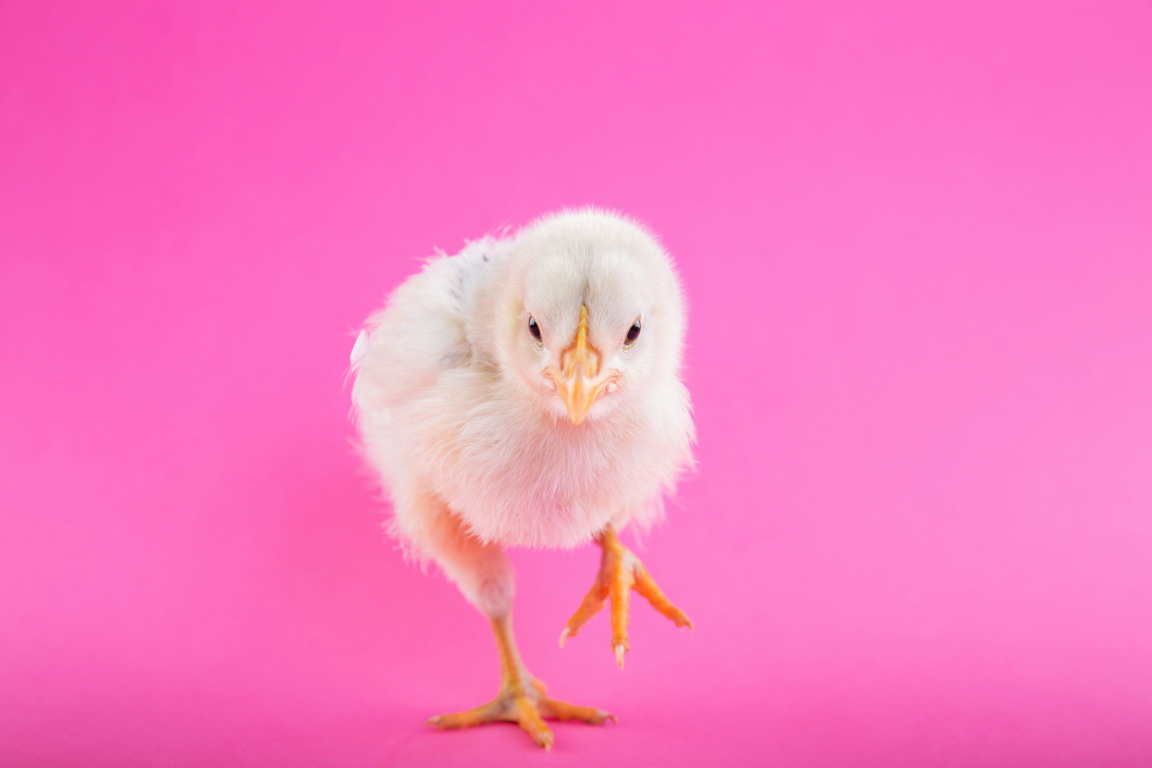
#> input picture Image_Classification/toni-cuenca-unsplash.jpg, 5760 x 3840 px (shown at 1/5 size)
$ python -i basic_filter.py   (imports and definitions only)
#> lines starting #> are read from the running program, lines starting #| are printed output that depends on the picture
from PIL import Image, ImageFilter
import matplotlib.pyplot as plt
import os

def apply_blur_filter(image_path, output_path="blurred_image.png"):
    try:
        img = Image.open(image_path)
        img_blurred = img.filter(ImageFilter.GaussianBlur(radius=2))

        # Save full-resolution image
        img_blurred.save(output_path)

        print(f"Processed image saved as '{output_path}'.")
    except Exception as e:
        print(f"Error processing image: {e}")


def apply_vaporwave_filter(image_path, output_path="vaporwave_image.png"):
#> called with image_path = 'toni-cuenca-unsplash.jpg', output_path = 'vaporwave_image.png'
    try:
        img = Image.open(image_path).convert("RGB")
#> img is the input picture: PIL image 5760x3840 RGB; mean R, G, B 249.4, 122.8, 193.1
        img_resized = img  # keep original resolution

        # --- 1. Strong neon color shift ---
        r, g, b = img_resized.split()

        r = r.point(lambda i: min(255, i + 80))  # boost red
        b = b.point(lambda i: min(255, i + 80))  # boost blue
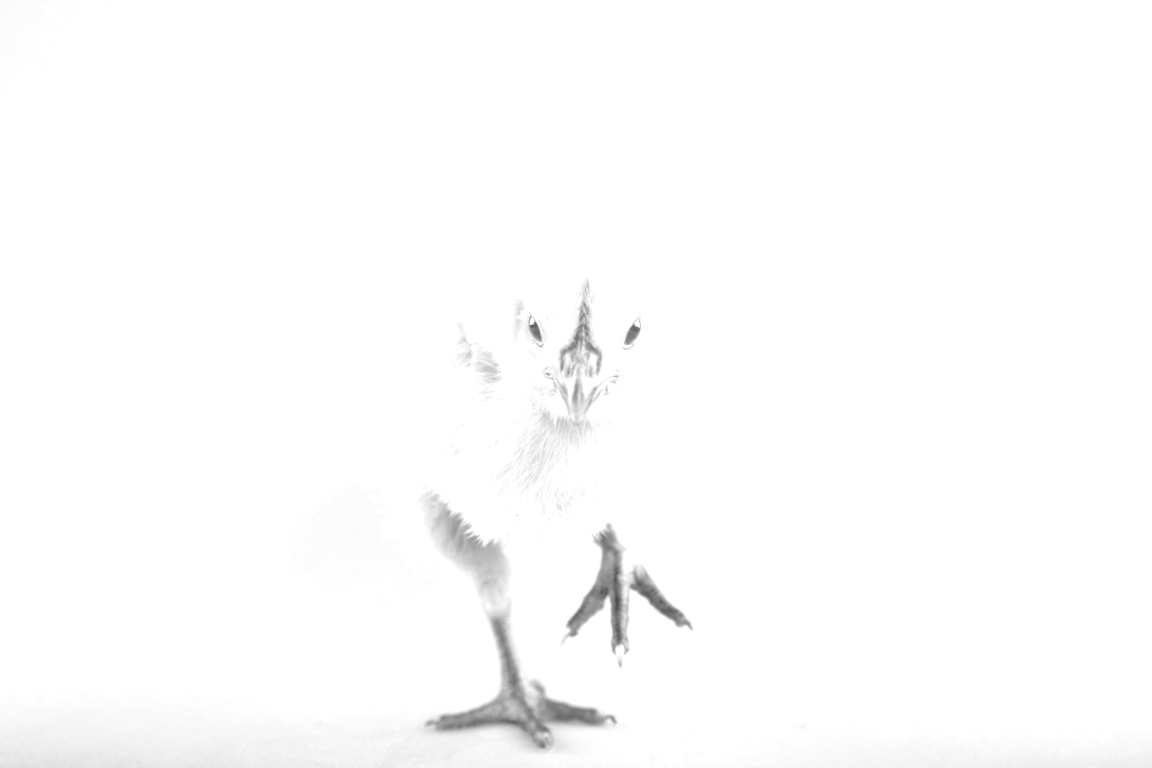
#> b: PIL image 5760x3840 L (shown at 1/5 size); min 80, max 255, mean 252.6
        g = g.point(lambda i: max(0, i - 40))    # reduce green
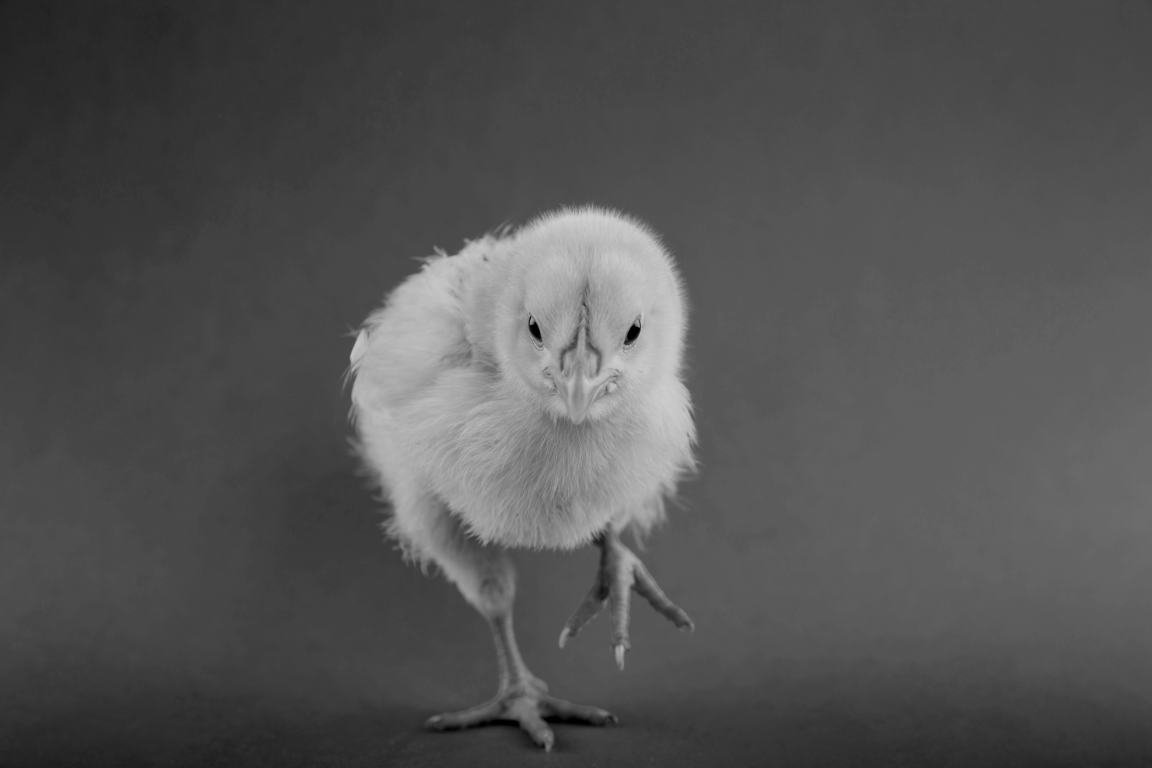
#> g: PIL image 5760x3840 L (shown at 1/5 size); min 0, max 209, mean 82.8

        neon_shift = Image.merge("RGB", (r, g, b))
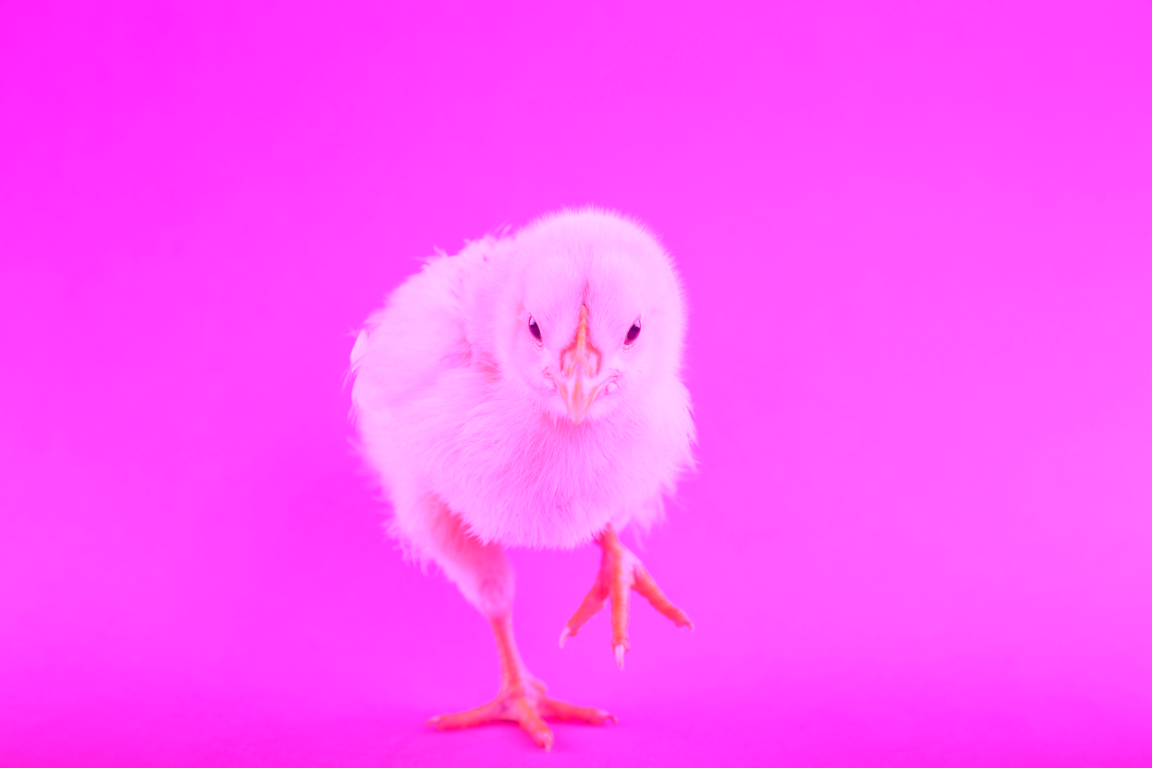
#> neon_shift: PIL image 5760x3840 RGB (shown at 1/5 size); mean R, G, B 255, 82.8, 252.6

        # --- 2. High saturation (fast, stable) ---
        from PIL import ImageEnhance
        enhancer = ImageEnhance.Color(neon_shift)
        saturated = enhancer.enhance(2.5)

        # --- 3. Strong contrast curve ---
        def contrast_curve(i):
            return int((i / 255) ** 0.7 * 255)
        final = saturated.point(contrast_curve)
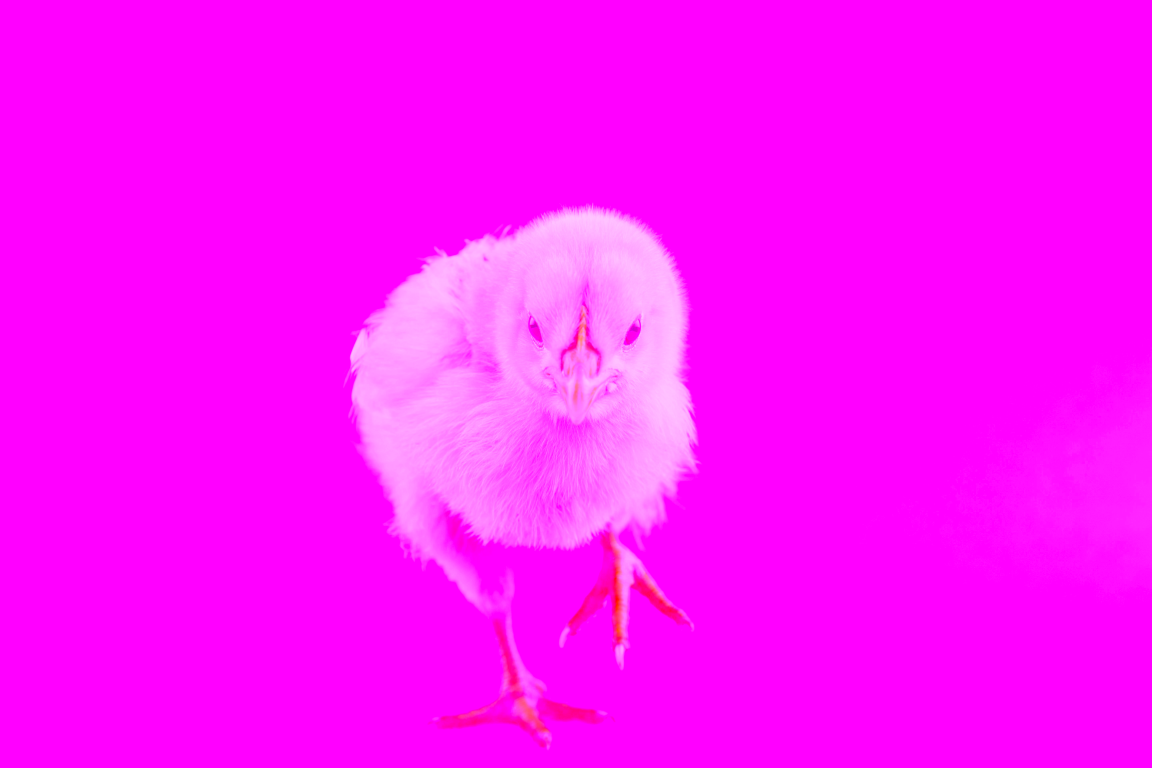
#> final: PIL image 5760x3840 RGB (shown at 1/5 size); mean R, G, B 255, 15.5, 254.2

        # --- 4. Save full-resolution image ---
        final.save(output_path)

        print(f"Vaporwave image saved as '{output_path}'.")
    except Exception as e:
        print(f"Error processing image: {e}")


# [28 lines not run here, left out]

>>> result = apply_vaporwave_filter('toni-cuenca-unsplash.jpg')
